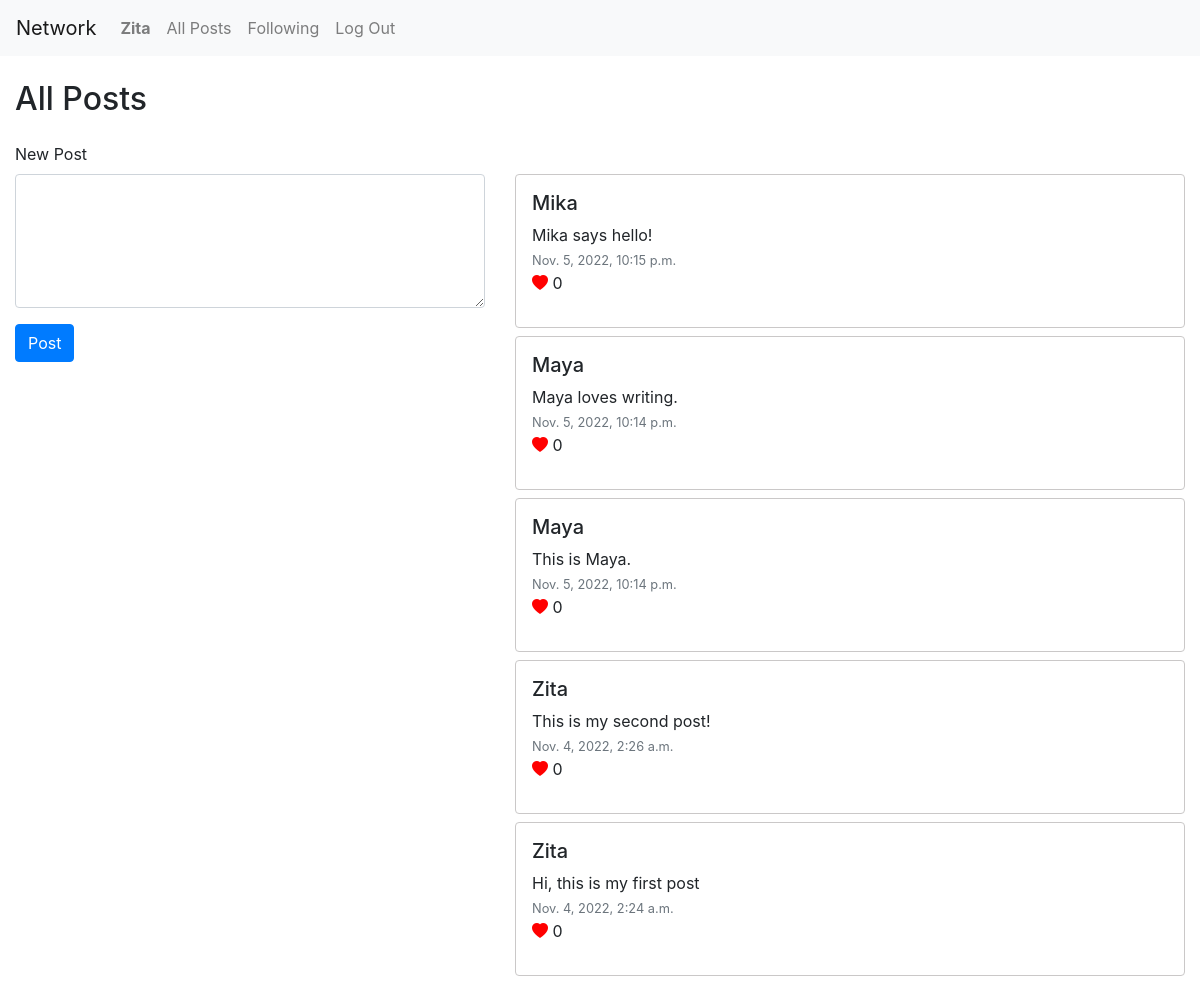
/ (signed in), run on the app's committed database.
### network/models.py (models this page shows, shortened)
class User(AbstractUser):
    pass

class Post(models.Model):
    poster = models.ForeignKey('User', on_delete=models.CASCADE, related_name='poster')
    content = models.TextField()
    date_created = models.DateTimeField(default=timezone.now)
    number_of_like = models.IntegerField(default=0)

### network/views.py (the view)
# urls.py: path("", views.index, name="index"),
def index(request):
    posts = Post.objects.all().order_by('date_created').reverse()
    return render(request, "network/index.html", {
        'form': NewPostForm(),
        'posts': posts
    })

### network/forms.py
class NewPostForm(forms.Form):
    content = forms.CharField(widget=forms.Textarea(attrs={'rows': '5', 'class' : 'form-control mb-3'}), max_length=160)

### network/templates/network/index.html (shortened to what this page needs)
{% extends "network/layout.html" %}
{% block body %}
    <h2 class="my-4">All Posts</h2>
    <div class="row">
        <div class="col-lg-5">
            <form action="{% url 'add_post' %}" method="post">
                <div class="fieldWrapper form-group">
                    <label for="{{ form.content.id_for_label }}">New Post</label>
                    {{ form.content }}
                </div>
                <input type="submit" value="Post" class="btn btn-primary">
            </form>
        </div>
        <div class="col-lg-7 mt-4">
            {% for post in posts %}
            <div class="border rounded my-2 p-3" id="post">
                <h5>{{ post.poster }}</h5>
                <ul class="list-unstyled">
                    <li>{{ post.content }}</li>
                    <li><small class="text-muted">{{ post.date_created }}</small></li>
                    <li><i class="bi bi-heart-fill" id="heart"></i> {{ post.number_of_like }}</li>
                </ul>
            </div>
            {% endfor %}
        </div>
    </div>
{% endblock %}

### network/templates/network/layout.html (shortened to what this page needs)
{% load static %}
<!DOCTYPE html>
<html lang="en">
    <head>
        <link rel="stylesheet" href="https://stackpath.bootstrapcdn.com/bootstrap/4.4.1/css/bootstrap.min.css">
        <link rel="stylesheet" href="https://cdn.jsdelivr.net/npm/bootstrap-icons@1.8.3/font/bootstrap-icons.css" />
        <link href="{% static 'network/styles.css' %}" rel="stylesheet">
    </head>
    <body>
        <nav class="navbar navbar-expand-lg navbar-light bg-light">
            <a class="navbar-brand" href="#">Network</a>
            <div>
              <ul class="navbar-nav mr-auto">
                {% if user.is_authenticated %}
                    <li class="nav-item">
                        <a class="nav-link" href="#"><strong>{{ user.username }}</strong></a>
                    </li>
                {% endif %}
                <li class="nav-item">
                  <a class="nav-link" href="{% url 'index' %}">All Posts</a>
                </li>
                {% if user.is_authenticated %}
                    <li class="nav-item">
                        <a class="nav-link" href="#">Following</a>
                    </li>
                    <li class="nav-item">
                        <a class="nav-link" href="{% url 'logout' %}">Log Out</a>
                    </li>
                {% endif %}
              </ul>
            </div>
          </nav>
        <div class="body container-fluid">
            {% block body %}
            {% endblock %}
        </div>
    </body>
</html>

### network/static/network/styles.css (style rules this page uses)
#post { border-color: rgb(202, 200, 200) !important; }
#heart { color: red; }

### data on the page
User: username "Zita"
Post: poster "Mika", content "Mika says hello!", date_created "Nov. 5, 2022, 10:15 p.m.", number_of_like "0"
Post: poster "Maya", content "Maya loves writing.", date_created "Nov. 5, 2022, 10:14 p.m.", number_of_like "0"
Post: poster "Maya", content "This is Maya.", date_created "Nov. 5, 2022, 10:14 p.m.", number_of_like "0"
Post: poster "Zita", content "This is my second post!", date_created "Nov. 4, 2022, 2:26 a.m.", number_of_like "0"
Post: poster "Zita", content "Hi, this is my first post", date_created "Nov. 4, 2022, 2:24 a.m.", number_of_like "0"
